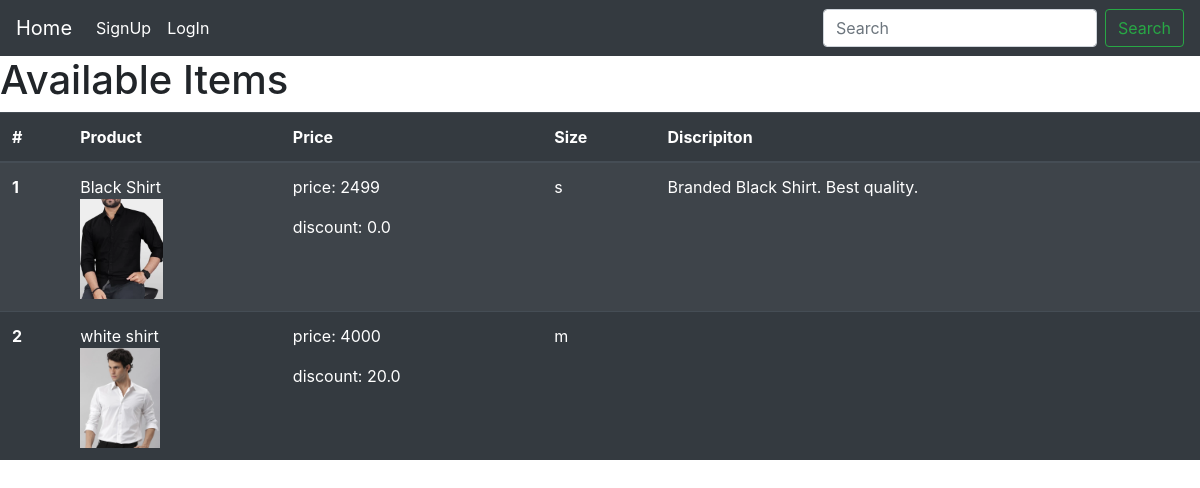
The app's page /, older data.
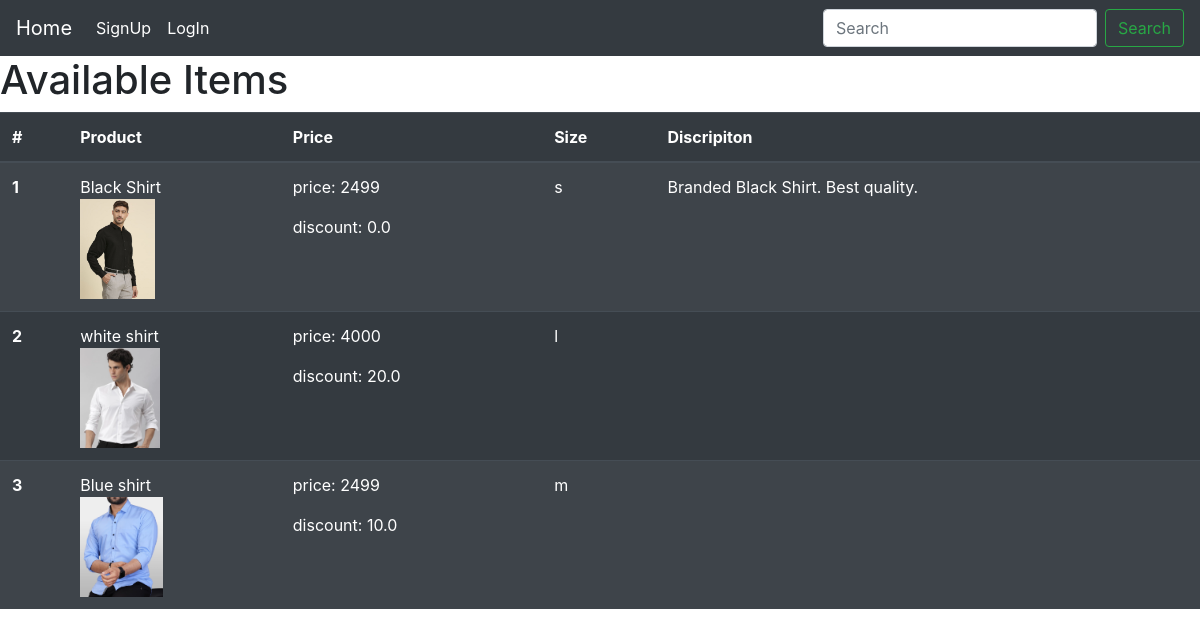
The same page, newer data.
### shopping/models.py (models this page shows)
class Items(models.Model):
    name = models.CharField(max_length=50)
    image = models.ImageField(default="default.png")
    price = models.IntegerField()
    discount = models.FloatField()
    sizes = {
        "xs": "extra small",
        "s": "small",
        "m": "medium",
        "l": "large",
        "xl": "extra large",
    }
    size = models.CharField(choices=sizes, max_length=2, default="m")
    discription = models.TextField(null=True, blank=True)

### shopping/views.py (the view)
# urls.py: path("", home_page, name="home_page"),
def home_page(request):
    items = Items.objects.all()
    return render(request, "shopping/home.html", {"items": items})

### shopping/templates/shopping/home.html (shortened to what this page needs)
{% extends "base.html" %}
{% block content %}
<h1>Available Items</h1>
<table class="table table-striped table-dark">
  <thead>
    <tr>
      <th scope="col">#</th>
      <th scope="col">Product</th>
      <th scope="col">Price</th>
      <th scope="col">Size</th>
      <th scope="col">Discripiton</th>
    </tr>
  </thead>
  <tbody>
    {% for item in items %}
    <tr>
      <th scope="row">{{forloop.counter}}</th>
      <td>
        {{ item.name }} <br />
        <img src="/media/{{ item.image }}/" style="height: 100px" />
      </td>
      <td>
        <p>price: {{ item.price }}</p>
        <p>discount: {{ item.discount }}</p>
      </td>
      <td>{{ item.size }}</td>
      <td>{{ item.discription }}</td>
    </tr>
    {% endfor %}
  </tbody>
</table>
{% endblock content %}

### shopping/templates/base.html (shortened to what this page needs)
<!DOCTYPE html>
<html lang="en">
<head>
    <link rel="stylesheet" href="https://cdn.jsdelivr.net/npm/bootstrap@4.3.1/dist/css/bootstrap.min.css">
</head>
<body>
    <nav class="navbar navbar-expand-lg navbar-dark bg-dark">
        <a class="navbar-brand" href="/">Home</a>
        <div class="collapse navbar-collapse" id="navbarSupportedContent">
          <ul class="navbar-nav mr-auto">
            {% if request.user.is_authenticated %}
              <li class="nav-item active">
                <a class="nav-link" href="/logout/">Logout</a>
              </li>
              <li class="nav-item active">
                <a class="nav-link" href="/add_page/">Add</a>
              </li>
            {% else %}
              <li class="nav-item active">
                <a class="nav-link" href="/signup/">SignUp</a>
              </li>
              <li class="nav-item active">
                <a class="nav-link" href="/login/">LogIn</a>
              </li>
            {% endif %}
          </ul>
          <form class="form-inline my-2 my-lg-0">
            <input class="form-control mr-sm-2" type="search" placeholder="Search" aria-label="Search">
            <button class="btn btn-outline-success my-2 my-sm-0" type="submit">Search</button>
          </form>
        </div>
      </nav>
    {% block content %}
    {% endblock content %}
</body>
</html>

Row changes from the older to the newer data that the page shows:
changed Items "Black Shirt": image: a different picture
changed Items "white shirt": size "m" → "l"
added Items: name "Blue shirt", image (picture), price "2499", discount "10.0", size "m"
